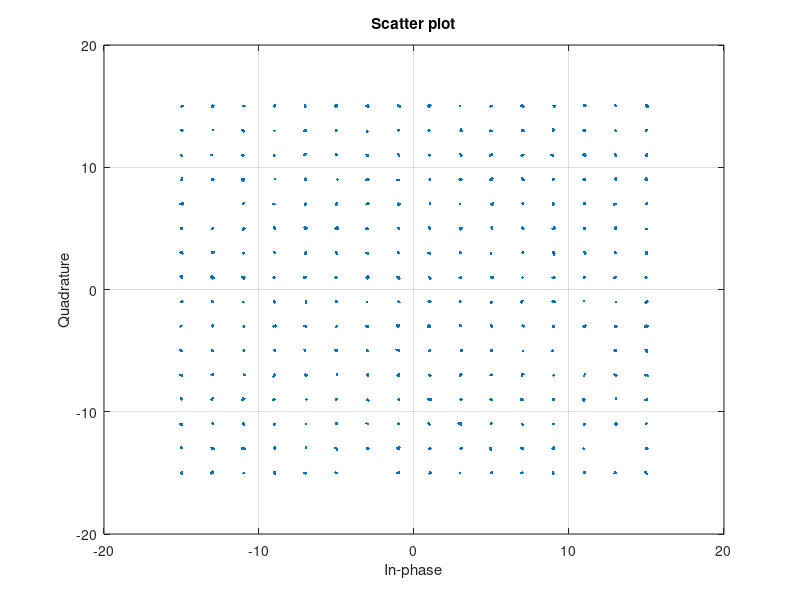

Write MATLAB code to recreate this figure.
clear all
close all
clc
%%
M = 256; % LOG(2)(M) = numero de bits por simbolo
fc = 10e3;
SNR = 25;

info = randint(1, 1000,M);
%sinal_MPSK = exp(j*2*pi*info/M);
sinal_MPSK = qammod(info, M);
%sinal_MPSK = pskmod(info, M)
sinal_MPSK_rx = awgn(sinal_MPSK, SNR);
scatterplot(sinal_MPSK_rx)
grid on


% plot([-1 0 1], [1 0 1])
% plot([-1 0 1], [-1 0 -1])
% hold off